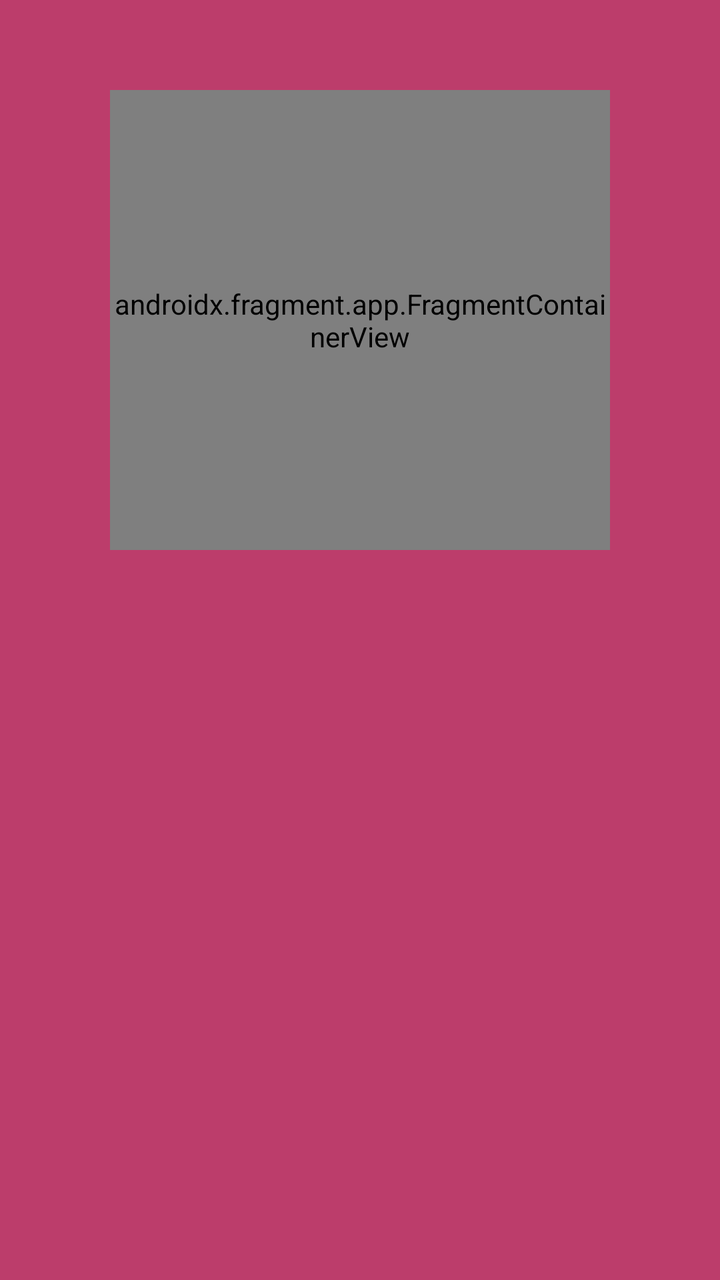
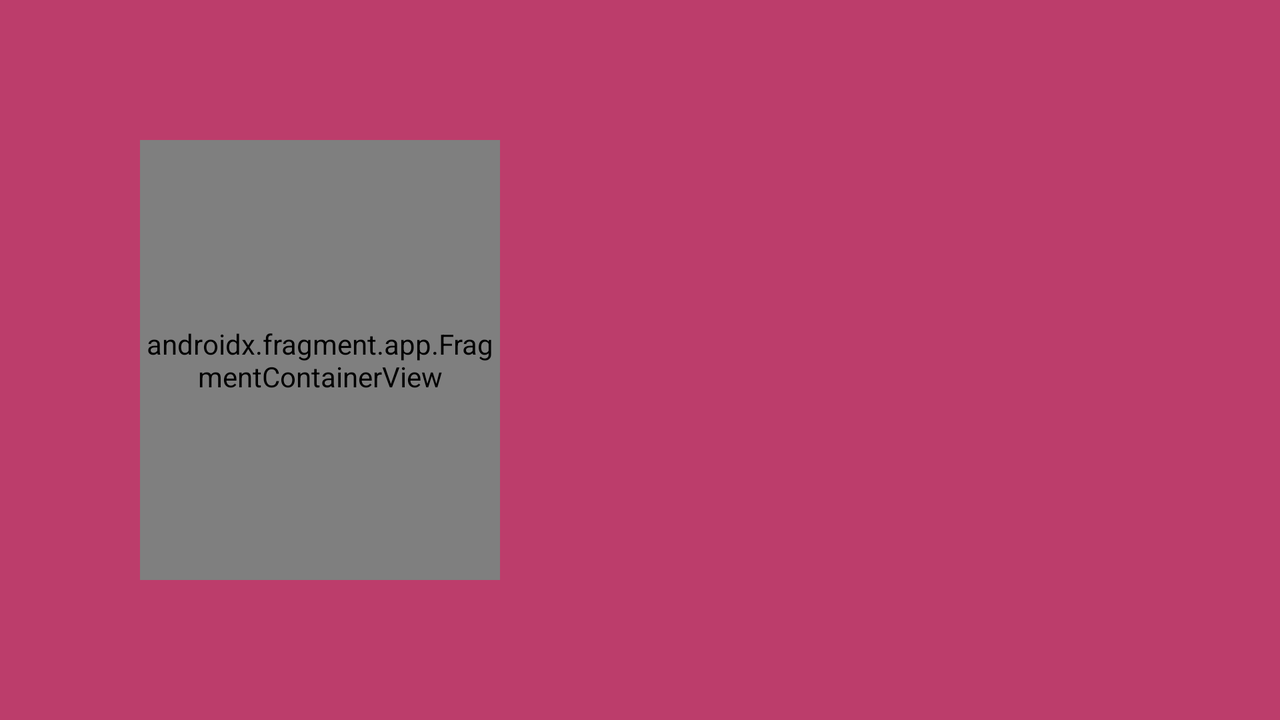

The same Android screen from two of the app's own layout files: first res/layout/ as a phone draws it, then the repository's variant for another configuration, drawn on a device whose configuration selects that folder. Both files follow.
<!-- AndroidManifest.xml: application theme Theme.FregmentCount -->
<!-- res/layout/activity_main.xml -->
<?xml version="1.0" encoding="utf-8"?>
<LinearLayout xmlns:android="http://schemas.android.com/apk/res/android"
    xmlns:app="http://schemas.android.com/apk/res-auto"
    xmlns:tools="http://schemas.android.com/tools"
    android:layout_width="match_parent"
    android:layout_height="match_parent"
    android:background="#BC3D6B"
    android:orientation="vertical"
    android:weightSum="2"
    tools:context=".MainActivity">

    <androidx.fragment.app.FragmentContainerView
        android:id="@+id/static_fragment"
        android:name="com.example.fregmentcount.staticFragment"
        android:layout_width="250dp"
        android:layout_height="220dp"
        android:layout_gravity="center"
        android:layout_margin="45dp"
        android:layout_weight="1"
        tools:layout="@layout/fragment_static" />

    <androidx.fragment.app.FragmentContainerView
        android:id="@+id/dynamic_fragment"
        android:layout_width="250dp"
        android:layout_height="220dp"
        android:layout_gravity="center"
        android:layout_margin="45dp"
        android:layout_weight="1"
        tools:layout="@layout/fragment_dynamic" />
</LinearLayout>
<!-- resources referenced by this layout -->
<resources>
  <style name="Theme.FregmentCount" parent="Theme.MaterialComponents.DayNight.DarkActionBar">
          
          <item name="colorPrimary">@color/purple_500</item>
          <item name="colorPrimaryVariant">@color/purple_700</item>
          <item name="colorOnPrimary">@color/white</item>
          
          <item name="colorSecondary">@color/teal_200</item>
          <item name="colorSecondaryVariant">@color/teal_700</item>
          <item name="colorOnSecondary">@color/black</item>
          
          <item name="android:statusBarColor" tools:targetApi="l">?attr/colorPrimaryVariant</item>
          
      </style>
</resources>
<!-- res/layout-land/activity_main.xml (the repository's variant of the layout above) -->
<!-- drawn on the phone turned sideways -->
<?xml version="1.0" encoding="utf-8"?>
<LinearLayout xmlns:android="http://schemas.android.com/apk/res/android"
    xmlns:app="http://schemas.android.com/apk/res-auto"
    xmlns:tools="http://schemas.android.com/tools"
    android:layout_width="match_parent"
    android:layout_height="match_parent"
    android:background="#BC3D6B"
    android:orientation="horizontal"
    android:weightSum="2"
    tools:context=".MainActivity">

    <androidx.fragment.app.FragmentContainerView
        android:id="@+id/static_fragment"
        android:name="com.example.fregmentcount.staticFragment"
        android:layout_width="220dp"
        android:layout_height="220dp"
        android:layout_gravity="center"
        android:layout_margin="70dp"
        android:layout_marginTop="0dp"
        android:layout_weight="1"
        tools:layout="@layout/fragment_static" />

    <androidx.fragment.app.FragmentContainerView
        android:id="@+id/dynamic_fragment"
        android:layout_width="220dp"
        android:layout_height="220dp"
        android:layout_gravity="center"
        android:layout_margin="70dp"
        android:layout_weight="1"
        tools:layout="@layout/fragment_dynamic" />
</LinearLayout>
